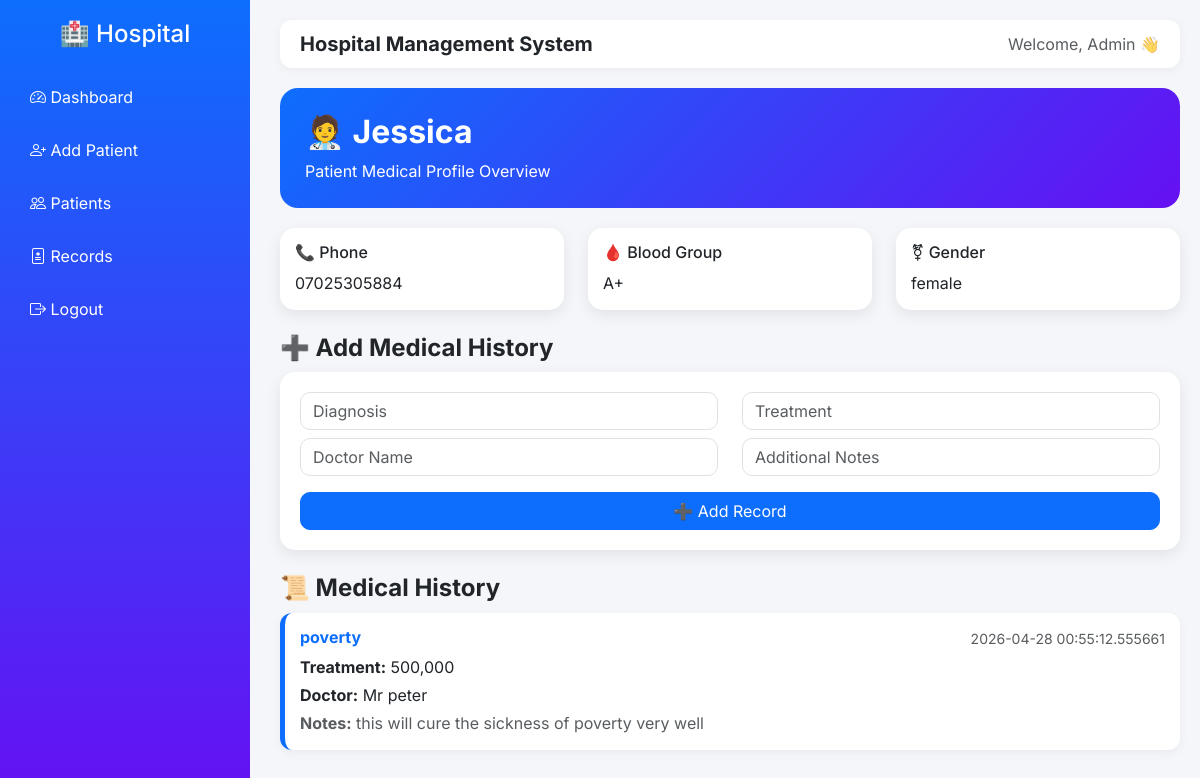
/patient/1, run on the app's committed database.
### model.py (models this page shows)
class Patient(db.Model):
    id = db.Column(db.Integer, primary_key=True)
    full_name = db.Column(db.String(100))
    gender = db.Column(db.String(10))
    date_of_birth = db.Column(db.String(20))
    phone = db.Column(db.String(20))
    email = db.Column(db.String(100))
    address = db.Column(db.String(200))
    blood_group = db.Column(db.String(5))
    genotype = db.Column(db.String(5))
    created_at = db.Column(db.DateTime, default=datetime.utcnow)

class MedicalHistory(db.Model):
    id = db.Column(db.Integer, primary_key=True)
    patient_id = db.Column(db.Integer, db.ForeignKey('patient.id'))
    diagnosis = db.Column(db.String(200))
    treatment = db.Column(db.String(200))
    doctor_name = db.Column(db.String(100))
    notes = db.Column(db.Text)
    date = db.Column(db.DateTime, default=datetime.utcnow)

### app.py (the view)
@app.route('/patient/<int:id>')
def view_patient(id):
    patient = Patient.query.get_or_404(id)
    history = MedicalHistory.query.filter_by(patient_id=id).all()
    return render_template('view_patient.html', patient=patient, history=history)

### templates/view_patient.html (shortened to what this page needs)
{% extends "base.html" %}
{% block content %}
<div class="profile-header">
    <h2 class="fw-bold">🧑‍⚕️ {{ patient.full_name }}</h2>
    <p class="mb-0">Patient Medical Profile Overview</p>
</div>
<div class="row mb-4">
    <div class="col-md-4">
        <div class="info-card">
            <h6>📞 Phone</h6>
            <p class="mb-0">{{ patient.phone }}</p>
        </div>
    </div>
    <div class="col-md-4">
        <div class="info-card">
            <h6>🩸 Blood Group</h6>
            <p class="mb-0">{{ patient.blood_group }}</p>
        </div>
    </div>
    <div class="col-md-4">
        <div class="info-card">
            <h6>⚧ Gender</h6>
            <p class="mb-0">{{ patient.gender }}</p>
        </div>
    </div>
</div>
<h4 class="section-title">➕ Add Medical History</h4>
<div class="form-card mb-4">
    <form method="POST" action="/add-history/{{ patient.id }}">
        <div class="row">
            <div class="col-md-6 mb-2">
                <input name="diagnosis" class="form-control" placeholder="Diagnosis">
            </div>
            <div class="col-md-6 mb-2">
                <input name="treatment" class="form-control" placeholder="Treatment">
            </div>
            <div class="col-md-6 mb-2">
                <input name="doctor" class="form-control" placeholder="Doctor Name">
            </div>
            <div class="col-md-6 mb-2">
                <input name="notes" class="form-control" placeholder="Additional Notes">
            </div>
        </div>
        <button class="btn btn-primary w-100 mt-2">
            ➕ Add Record
        </button>
    </form>
</div>
<h4 class="section-title">📜 Medical History</h4>
{% for h in history %}
<div class="history-card">
    <div class="d-flex justify-content-between">
        <h6 class="fw-bold text-primary">{{ h.diagnosis }}</h6>
        <small class="text-muted">{{ h.date }}</small>
    </div>
    <p class="mb-1"><b>Treatment:</b> {{ h.treatment }}</p>
    <p class="mb-1"><b>Doctor:</b> {{ h.doctor_name }}</p>
    <p class="mb-0 text-muted"><b>Notes:</b> {{ h.notes }}</p>
</div>
{% endfor %}
{% endblock %}

### templates/base.html (style rules this page uses)
body { font-family: 'Inter', sans-serif; background: #f4f6f9; }

### templates/view_patient.html (style rules this page uses)
.profile-header { background: linear-gradient(135deg, #0d6efd, #6610f2); color: white; padding: 25px; border-radius: 18px; margin-bottom: 20px; }
.info-card { background: white; border-radius: 15px; padding: 15px; box-shadow: 0 5px 15px rgba(0,0,0,0.08); }
.section-title { font-weight: 700; margin-top: 20px; margin-bottom: 10px; }
.history-card { border-left: 5px solid #0d6efd; border-radius: 12px; padding: 15px; background: #fff; margin-bottom: 10px; box-shadow: 0 3px 10px rgba(0,0,0,0.05); }
.form-card { background: white; padding: 20px; border-radius: 15px; box-shadow: 0 5px 15px rgba(0,0,0,0.08); }
.form-control { border-radius: 10px; }
.btn-primary { border-radius: 10px; }

### data on the page
Patient: full_name "Jessica", phone "07025305884", blood_group "A+", gender "female"
MedicalHistory: diagnosis "poverty", date "2026-04-28 00:55:12.555661", treatment "500,000", doctor_name "Mr peter", notes "this will cure the sickness of poverty very well"
